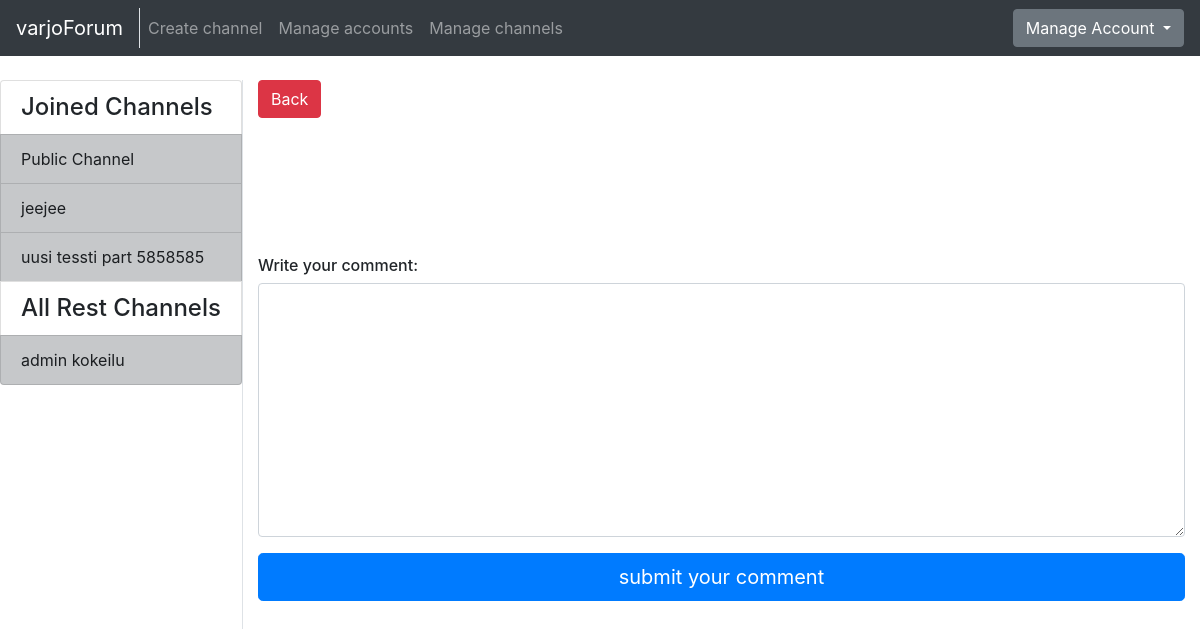
Page /channels/message/7/3/ (signed in) on the earlier database version.
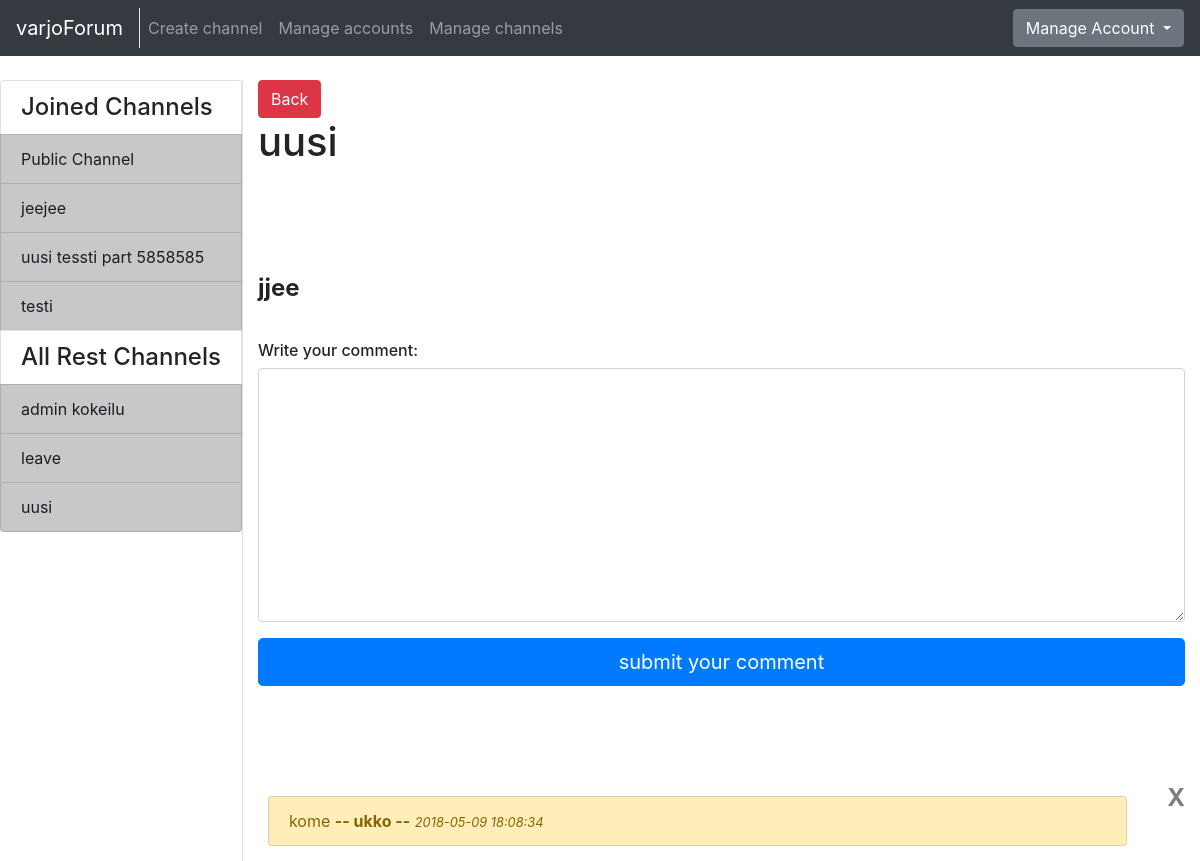
Same page on the later database version.
### application/channels/models.py (models this page shows, shortened)
class Channel(Base):
    name = db.Column(db.String(144), nullable=False)
    introduction = db.Column(db.Text, nullable=False)
    master_id = db.Column(db.Integer, nullable=False)
    messages = db.relationship("Message", backref='Channel', lazy=True)
    accounts = db.relationship('Account', secondary=accounts, lazy='subquery',
        backref=db.backref('channels', lazy=True))
    @staticmethod
    def get_my_channels(account_id):
        stmt = text("SELECT Channel.id, Channel.name"
                    " FROM Channel, Account, Accounts"
                    " WHERE Channel.id = Accounts.channel_id"
                    " AND Account.id = Accounts.account_id"
                    " AND Account.id = :account_id").params(account_id=account_id)
        res = db.engine.execute(stmt)
        response = []
        for row in res:
            response.append({"channel_id":row[0], "channel_name":row[1]})
        return response
    @staticmethod
    def get_channels_where_not_in(account_id):
        stmt = text("SELECT channel.id, channel.name"
                    " FROM Channel"
                    " WHERE Channel.id NOT IN ("
                        " SELECT Channel.id"
                            " FROM Channel, Account, Accounts"
                            " WHERE Channel.id = Accounts.channel_id"
                            " AND Account.id = Accounts.account_id"
                            " AND Account.id = :account_id"
                    " )").params(account_id=account_id)
        res = db.engine.execute(stmt)
        response = []
        for row in res:
            response.append({"id":row[0], "name":row[1]})
        return response

### application/messages/models.py (models this page shows, shortened)
class Message(Base):
    body = db.Column(db.Text, nullable=False)
    writer = db.Column(db.String(144), nullable=False)
    account_id = db.Column(db.Integer, db.ForeignKey('account.id'), nullable=False)
    channel_id = db.Column(db.Integer, db.ForeignKey('channel.id'), nullable=False)
    comments = db.relationship("Comment", backref='message', lazy=True)

### application/comments/models.py (models this page shows, shortened)
class Comment(Base):
  body = db.Column(db.Text, nullable=False)
  writer = db.Column(db.String(144), nullable=False)
  message_id = db.Column(db.Integer, db.ForeignKey('message.id'), nullable=False)
  account_id = db.Column(db.Integer, db.ForeignKey('account.id'), nullable=False)

### application/messages/views.py (the view)
@app.route("/channels/message/<channel_id>/<message_id>/", methods=["GET"])
@login_required
def message_index(channel_id, message_id):
    c = Channel.query.get(channel_id)
    m = Message.query.get(message_id)
    comments = []
    if m is not None:
        comments = m.comments
    return render_template("messages/message.html", channel = c, message = m, comments = comments, messageform=MessageForm(),
        all_channels = Channel.get_channels_where_not_in(current_user.id), my_channels = Channel.get_my_channels(current_user.id))

### application/messages/forms.py
class MessageForm(FlaskForm):
  body = TextAreaField("Write your message: ", [validators.length(min=2)])
  class Meta:
    csrf = False

### application/__init__.py (called while the page is built)
@login_manager.user_loader
def load_user(account_id):
  return Account.query.get(account_id)

### application/templates/messages/message.html (shortened to what this page needs)
{% extends "layout.html" %}
{% block body %}
  <a href="{{ url_for('one_channel_index', channel_id=channel.id, sort='first') }}">
    <button type="submit" class="btn btn-danger">Back</button>
  </a>
<h1 style="padding-bottom: 100px">{{ channel.name }}</h1>
<h4><b>{{ message.body }}</b></h4>
<form method="POST" action="{{ url_for('message_new_comment', channel_id=channel.id, message_id=message.id) }}"
    name="messageform" style="padding-bottom: 100px; padding-top: 30px">
  <div class="form-group">
      <h6>Write your comment: </h6>
      {{ messageform.body(class="form-control", rows=10) }}
  </div>
  <button type="submit" class="btn btn-primary btn-lg btn-block" >submit your comment</button>
</form>
{% for comment in comments %}
<div class="row">
  <div class="col">
    <div class="list-group" style="padding: 10px">
      <ul class="list-group" style="padding: ">
        <div class="" style="padding-bottom: 5px">
          <li class="list-group-item list-group-item-warning" >
            {{ comment.body }} <b>-- {{ comment.writer }} --</b>   <i><small>{{ comment.date_created }}</small></i>
          </li>
        </div>
      </ul>
    </div>
  </div>
  <div class="col-md-auto">
    {% if current_user.admin == True or current_user.id == comment.account_id %}
    <form action="{{ url_for('comment_delete', channel_id=channel.id, message_id=message.id, comment_id=comment.id) }}" method="POST">
      <button type="submit" class="close">X</button>
    </form>
    {% endif %}
  </div>
</div>
{% endfor %}
{% endblock %}

### application/templates/layout.html (shortened to what this page needs)
<!DOCTYPE html>
  <html>
    <head>
      <link rel="stylesheet" href="https://maxcdn.bootstrapcdn.com/bootstrap/4.0.0/css/bootstrap.min.css">
    </head>
    <body>
      <nav class="navbar navbar-expand-md navbar-dark bg-dark mb-4">
        <div class="border-right">
          <a class="navbar-brand" href="{{ url_for('index') }}">varjoForum</a>
        </div>
        <div class="collapse navbar-collapse" id="navbarCollapse">
          <ul class="navbar-nav mr-auto">
            {% if current_user.is_authenticated %}
              <li class="nav-item">
                <a class="nav-link" href="{{ url_for('channel_form') }}">Create channel</a>
              </li>
            {% endif %}
            {% if current_user.admin == True %}
              <li class="nav-item">
                <a class="nav-link" href="{{ url_for('account_list') }}">Manage accounts</a>
              </li>
              <li class="nav-item">
                <a href="{{ url_for('channel_manager') }}" class="nav-link">Manage channels</a>
              </li>
            {% endif %}
          </ul>
            <div class="btn-group">
              <button type="button" class="btn btn-secondary dropdown-toggle" data-toggle="dropdown" aria-haspopup="true" aria-expanded="false">
                {% if current_user.is_authenticated %}
                  Manage Account
                {% else %}
                  Login
                {% endif %}
              </button>
            </div>
        </div>
      </nav>
      <div class="container-fluid" >
        <div class="row">
            <div class="border-right">
              <div class="col-sx" >
                <div style="float: left">
                  <div class="list-group">
                  {% if current_user.is_authenticated %}
                    {% if my_channels %}
                    <h4 class="list-group-item">Joined Channels</h4>
                    {% endif %}
                    {% for my_channel in my_channels %}
                        <a href="{{ url_for('one_channel_index', channel_id=my_channel.channel_id, sort='first') }}"
                            class="list-group-item list-group-item-action list-group-item-dark">
                        {{ my_channel.channel_name }}
                        </a>
                    {% endfor %}
                    <h4 class="list-group-item">All Rest Channels</h4>
                {% else %}
                {% if all_channels %}
                <h4 class="list-group-item">All Channels</h4>
                {% endif %}
                {% endif %}
                {% for channel in all_channels %}
                <a href="{{ url_for('one_channel_index', channel_id=channel.id, sort='first') }}"
                    class="list-group-item list-group-item-action list-group-item-dark">
                  {{ channel.name }}
                </a>
                {% endfor %}
              </div>
              </div>
              </div>
          </div>
          <div class="col">
            {% block body %}{% endblock %}
          </div>
        </div>
    </body>
  </html>

Differences in the rows shown:
added Channel: channel_name "testi", shown under "Joined Channels"
added Channel: name "leave", shown under "All Rest Channels"
added Channel: name "uusi", shown under "All Rest Channels"
added Message: body "jjee"
added Comment: body "kome", writer "ukko", date_created "2018-05-09 18:08:34"
